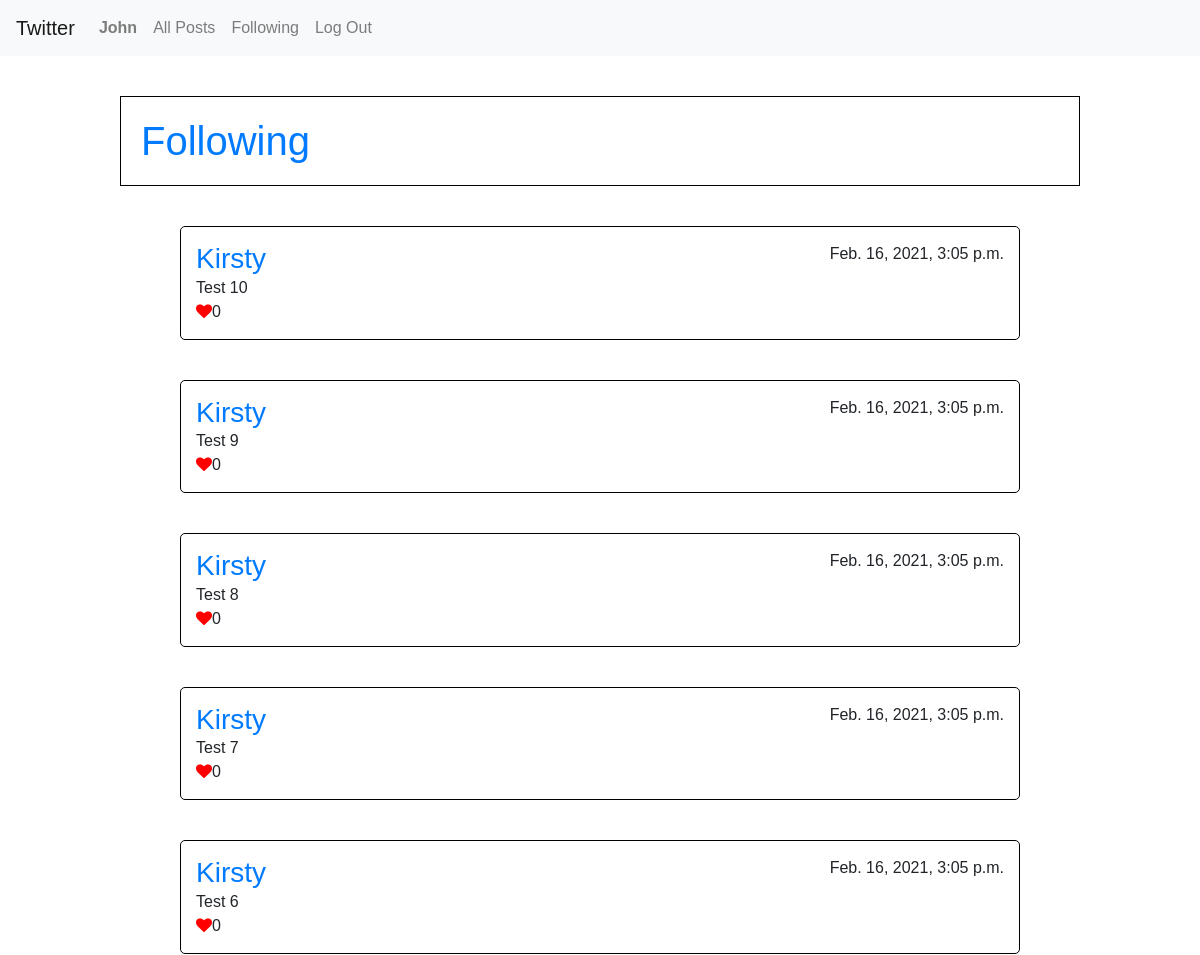
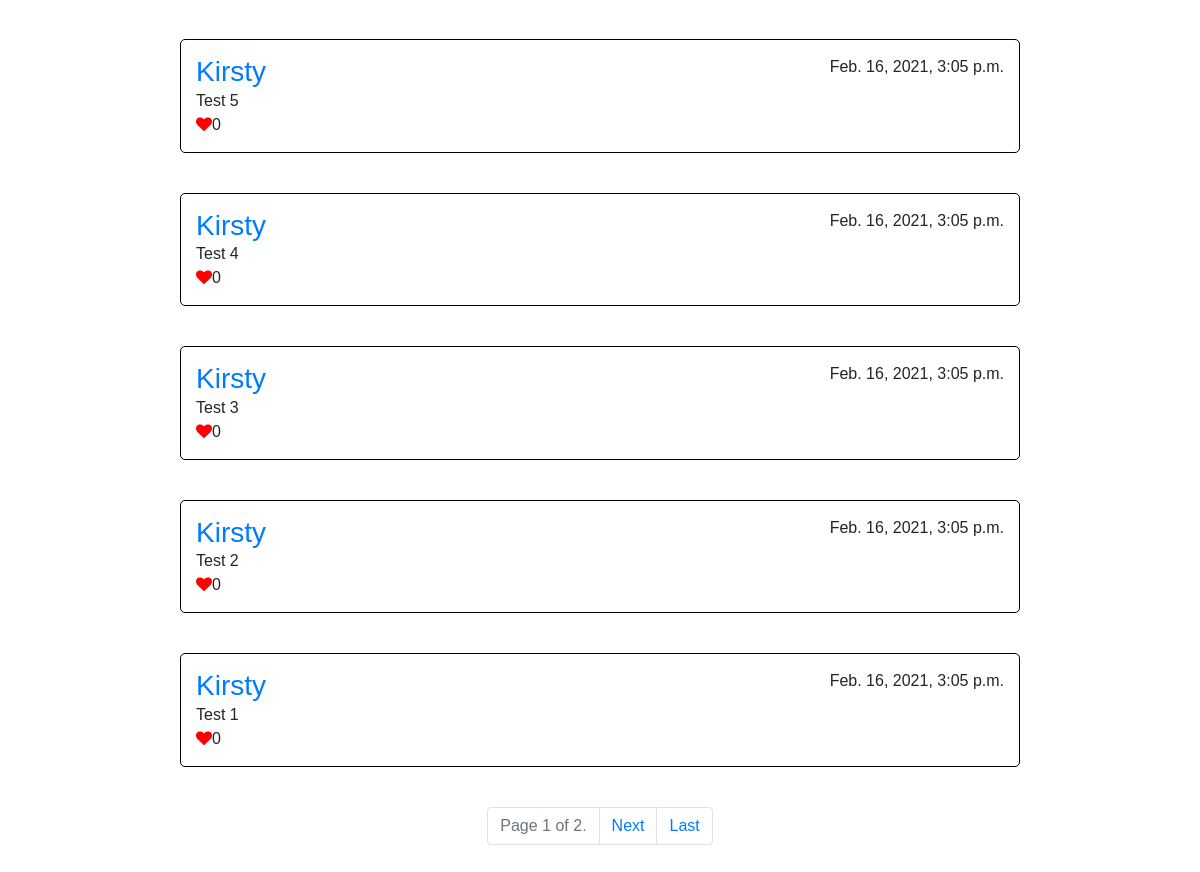
Page /following (signed in) on the committed database (2 pictures, top to bottom).
### network/models.py (models this page shows, shortened)
class User(AbstractUser):
    picture = models.ImageField(upload_to=rename, blank=True)

class Post(models.Model):
    content = models.CharField(max_length=140)
    likes = models.IntegerField(default=0)
    date_created = models.DateTimeField(auto_now_add=True)
    author = models.ForeignKey(User, on_delete=models.CASCADE, related_name="posts")

### network/views.py (the view)
# urls.py: path("following", views.following, name="following")
@login_required(login_url=register)
def following(request):
    user = User.objects.get(id=request.user.id)
    following = user.followers.all()
    following_user = [follow.user for follow in following]
    posts = Post.objects.filter(author__in=following_user).order_by("-date_created")
    paginator = Paginator(posts, 10)
    page_number = request.GET.get('page')
    page_object = paginator.get_page(page_number)
    return render(request, "network/followers.html", {
        "page_obj": page_object
    })

### network/templates/network/followers.html (shortened to what this page needs)
{% extends 'network/layout.html' %}
{% block body %}
    <div class="outside-heading-div">
        <div class="heading-div">
            <h1 class="heading">Following</h1>
        </div>
    </div>
    {% if page_obj %}
        {% for post in page_obj %}
            <div class="post-div">
                <div class="post">
                    <h3 class="author"><a href="{% url 'profile' post.author_id %}">{{ post.author|title }}</a></h3>
                    <p class="date">{{ post.date_created }}</p>
                    <p class="content">{{ post.content }}</p>
                    <p class="likes"><i class="fa fa-heart" aria-hidden="true" style="color:red"></i>{{ post.likes }}</p>
                </div>
            </div>
        {% endfor %}
    {% else %}
        <div>
            <h3>You are not following any users yet.</h3>
        </div>
    {% endif %}
    <div class="page-nav-div">
        <nav aria-label="Page navigation example">
            <ul class="pagination justify-content-center">
                <li class="page-item disabled"><a href="#" class="page-link">Page {{ page_obj.number }} of {{ page_obj.paginator.num_pages }}.</a></li>
                {% if page_obj.has_next %}
                    <li class="page-item"><a class="page-link" href="?page={{ page_obj.next_page_number }}">Next</a></li>
                    <li class="page-item"><a class="page-link" href="?page={{ page_obj.paginator.num_pages }}">Last</a></li>
                {% endif %}
            </ul>
        </nav>
    </div>
{% endblock body %}

### network/templates/network/layout.html (shortened to what this page needs)
{% load static %}
<!DOCTYPE html>
<html lang="en">
    <head>
        <link rel="stylesheet" href="https://stackpath.bootstrapcdn.com/bootstrap/4.4.1/css/bootstrap.min.css">
        <link href="{% static 'network/styles.css' %}" rel="stylesheet">
        <link rel="stylesheet" href="https://cdnjs.cloudflare.com/ajax/libs/font-awesome/4.7.0/css/font-awesome.min.css">
    </head>
    <body>
        <nav class="navbar navbar-expand-lg navbar-light bg-light">
            <a class="navbar-brand" href="#">Twitter</a>
            <div>
              <ul class="navbar-nav mr-auto">
                {% if user.is_authenticated %}
                    <li class="nav-item">
                        <a class="nav-link" href="#"><strong>{{ user.username|title }}</strong></a>
                    </li>
                {% endif %}
                <li class="nav-item">
                  <a class="nav-link" href="{% url 'index' %}">All Posts</a>
                </li>
                {% if user.is_authenticated %}
                    <li class="nav-item">
                        <a class="nav-link" href="{% url 'following' %}">Following</a>
                    </li>
                    <li class="nav-item">
                        <a class="nav-link" href="{% url 'logout' %}">Log Out</a>
                    </li>
                {% endif %}
              </ul>
            </div>
          </nav>
        <div class="body">
            {% block body %}
            {% endblock %}
        </div>
    </body>
</html>

### network/static/network/styles.css (style rules this page uses)
body { font-family: Arial, Helvetica, sans-serif; background: url('images/Twitter-background.png') no-repeat center center fixed; -moz-background-size: cover; -o-background-size: cover; -webkit-background-size: cover; -khtml-background-size: cover; }
.body { padding-bottom: 40px; }
.post-div { margin-top: 40px; }
.post { width: 70%; border: black solid 1px; border-radius: 5px; margin: 0 auto; padding: 15px; background-color: white; }
.author, .date { display: inline; }
.date { float: right; }
.post p { margin: 0; }
.page-nav-div { margin: 40px; }
.pagination { text-align: center; }
.outside-heading-div { margin-top: 40px; }
.heading-div { margin: 0 auto; width: 80%; background-color: white; padding: 20px; border: 1px solid black; }
.heading { display: inline; color: #007bff; }

### rows in the picture
User: username "John"
Post: author "Kirsty", date_created "Feb. 16, 2021, 3:05 p.m.", content "Test 10", likes "0"
Post: author "Kirsty", date_created "Feb. 16, 2021, 3:05 p.m.", content "Test 9", likes "0"
Post: author "Kirsty", date_created "Feb. 16, 2021, 3:05 p.m.", content "Test 8", likes "0"
Post: author "Kirsty", date_created "Feb. 16, 2021, 3:05 p.m.", content "Test 7", likes "0"
Post: author "Kirsty", date_created "Feb. 16, 2021, 3:05 p.m.", content "Test 6", likes "0"
Post: author "Kirsty", date_created "Feb. 16, 2021, 3:05 p.m.", content "Test 5", likes "0"
Post: author "Kirsty", date_created "Feb. 16, 2021, 3:05 p.m.", content "Test 4", likes "0"
Post: author "Kirsty", date_created "Feb. 16, 2021, 3:05 p.m.", content "Test 3", likes "0"
Post: author "Kirsty", date_created "Feb. 16, 2021, 3:05 p.m.", content "Test 2", likes "0"
Post: author "Kirsty", date_created "Feb. 16, 2021, 3:05 p.m.", content "Test 1", likes "0"

### other values in the picture
{{ page_obj.number }} "1"
{{ page_obj.paginator.num_pages }} "2"
